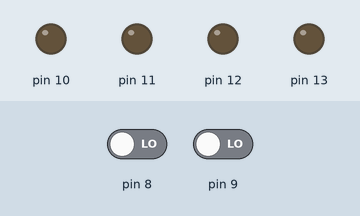
Simulated run of this sketch. Board: Arduino Uno, built with avr-gcc and run on an emulated ATmega328P. Shown: output pins drawn as LEDs (lit = HIGH). Inputs (shaded band) come from the test bench; at power-on: pin 8 LOW, pin 9 LOW.

Above: at 1.2 s.
1.3 s: pin 8 driven HIGH
At 1.6 s:
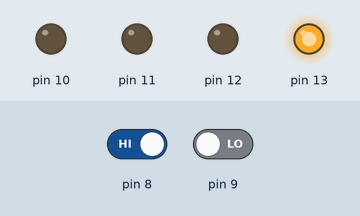
2.8 s: pin 9 driven HIGH
At 4.0 s:
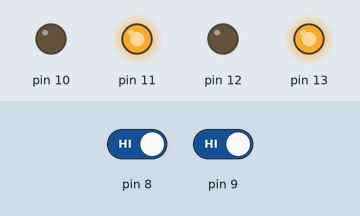
4.3 s: pin 8 driven LOW
At 5.1 s:
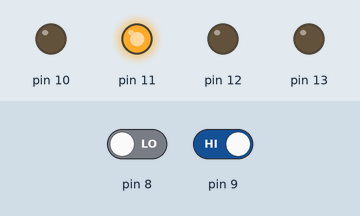
5.8 s: pin 9 driven LOW
At 6.3 s:
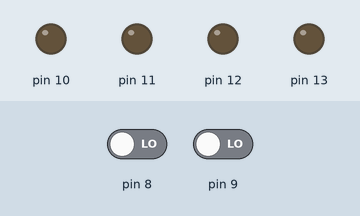
Timing chart, 0 to 8.3 s (numbered marks = the images above; inputs shaded):
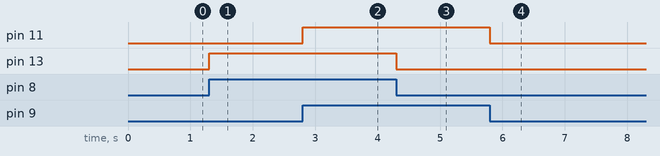

The sketch:

LineFollower.ino
```cpp
void setup()
{
pinMode( 11 , OUTPUT);
pinMode( 8 , INPUT);
pinMode( 9 , INPUT);
pinMode( 10 , OUTPUT);
pinMode( 12 , OUTPUT);
pinMode( 13 , OUTPUT);
}

void loop()
{
if (digitalRead( 8))
{
digitalWrite( 13 , HIGH );
digitalWrite( 12 , LOW );
}
else
{
digitalWrite( 13 , LOW );
digitalWrite( 12 , LOW );
}
if (digitalRead( 9))
{
digitalWrite( 11 , HIGH );
digitalWrite( 10 , LOW );
}
else
{
digitalWrite( 11 , LOW );
digitalWrite( 10 , LOW );
}
}
```

Measured:
- after the input at 1.3 s, pin 13: LOW → HIGH at once
- after the input at 2.8 s, pin 11: LOW → HIGH at once
- after the input at 4.3 s, pin 13: HIGH → LOW at once
- after the input at 5.8 s, pin 11: HIGH → LOW at once
